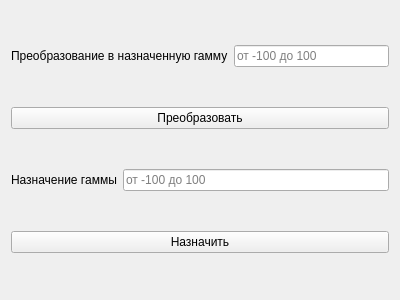
<?xml version="1.0" encoding="UTF-8"?>
<ui version="4.0">
 <class>GammaCorrect</class>
 <widget class="QWidget" name="GammaCorrect">
  <property name="geometry">
   <rect>
    <x>0</x>
    <y>0</y>
    <width>400</width>
    <height>300</height>
   </rect>
  </property>
  <property name="windowTitle">
   <string>Редактирование гаммы</string>
  </property>
  <layout class="QGridLayout" name="gridLayout">
   <item row="4" column="0">
    <widget class="QPushButton" name="convert">
     <property name="text">
      <string>Преобразовать</string>
     </property>
    </widget>
   </item>
   <item row="5" column="0">
    <layout class="QHBoxLayout" name="horizontalLayout_2">
     <item>
      <widget class="QLabel" name="label_2">
       <property name="text">
        <string>Назначение гаммы</string>
       </property>
      </widget>
     </item>
     <item>
      <widget class="QLineEdit" name="gammaSet">
       <property name="enabled">
        <bool>true</bool>
       </property>
       <property name="autoFillBackground">
        <bool>false</bool>
       </property>
       <property name="text">
        <string/>
       </property>
       <property name="placeholderText">
        <string>от -100 до 100</string>
       </property>
      </widget>
     </item>
    </layout>
   </item>
   <item row="7" column="0">
    <widget class="QPushButton" name="set">
     <property name="text">
      <string>Назначить</string>
     </property>
    </widget>
   </item>
   <item row="1" column="0">
    <layout class="QHBoxLayout" name="horizontalLayout">
     <item>
      <widget class="QLabel" name="label">
       <property name="text">
        <string>Преобразование в назначенную гамму</string>
       </property>
      </widget>
     </item>
     <item>
      <widget class="QLineEdit" name="gammaConvert">
       <property name="text">
        <string/>
       </property>
       <property name="placeholderText">
        <string>от -100 до 100</string>
       </property>
      </widget>
     </item>
    </layout>
   </item>
  </layout>
 </widget>
 <resources/>
 <connections/>
</ui>
